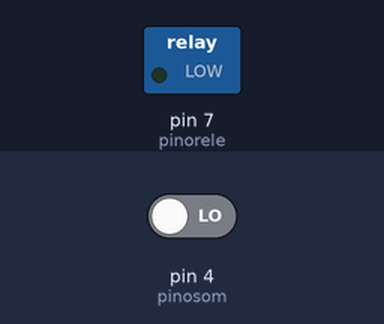
A sketch run on a simulated Arduino Uno, built with avr-gcc and run on an emulated ATmega328P. On the bench: switched loads named in the sketch (green lamp = pin HIGH). The test bench sets the inputs (shaded band); at power-on: pin 4 (pinosom) LOW.

Above: at 1.2 s.
1.3 s: pin 4 (pinosom) driven HIGH
At 2.2 s:
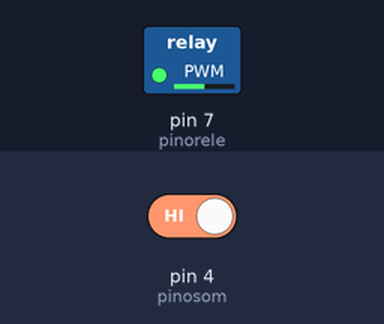
2.8 s: pin 4 (pinosom) driven LOW
At 4.1 s:
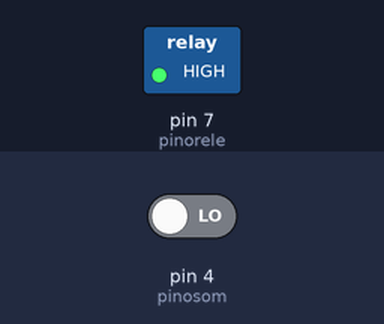
Timing chart, 0 to 5.8 s (numbered marks = the images above; inputs shaded):
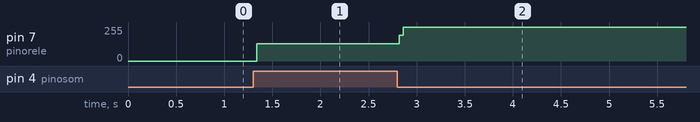

Measured:
- after the input at 1.3 s, pin 7 (pinorele): 0/255 → 128/255 at once
- after the input at 2.8 s, pin 7 (pinorele): 128/255 → 255/255 at once

The sketch:

Aula_72.ino
```cpp
#define pinorele 7
#define pinosom 4

bool rele;

void setup() {
  pinMode(pinorele,OUTPUT);
  pinMode(pinosom,INPUT);
  rele=false;
  digitalWrite(pinorele,rele);
}

void loop() {
  if(digitalRead(pinosom)==HIGH){
    rele=!rele;
  }
  digitalWrite(pinorele,rele);
}
```
